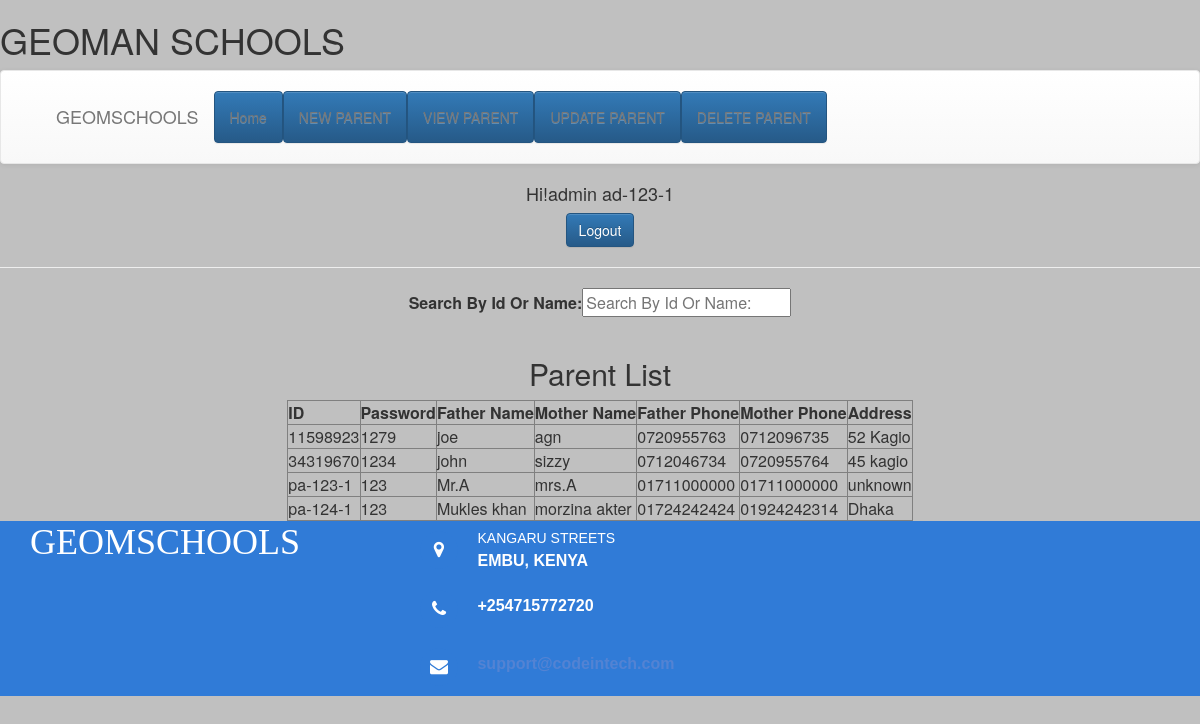
Page /module/admin/viewParent.php (signed in) on the committed database.
### tables this page shows
CREATE TABLE `parents` (
  `id` varchar(20) NOT NULL,
  `password` varchar(20) NOT NULL,
  `studentid` varchar(125) NOT NULL,
  `fathername` varchar(20) NOT NULL,
  `mothername` varchar(20) NOT NULL,
  `fatherphone` varchar(13) NOT NULL,
  `motherphone` varchar(13) NOT NULL,
  `address` varchar(30) NOT NULL
);

### config.php (called while the page is built, shortened)
<?php
function variable_names($name){
	if ($name == 'title') {
		$name = "GEOMAN SCHOOLS";
	}
	return $name;
}
?>

### module/admin/main.php (called while the page is built, shortened)
<?php
include('../../service/mysqlcon.php');
$check=$_SESSION['login_id'];
$session=mysqli_query($con,"SELECT name  FROM admin WHERE id='$check'");
$row=mysqli_fetch_array($session);
$login_session = $loged_user_name = $row['name'];
?>

### module/admin/viewParent.php (the view, shortened to what this page needs)
<?php
include_once('main.php');
include_once('../../service/mysqlcon.php');
include('../../config.php');
$sql = "SELECT * FROM parents;";
$res= mysqli_query($con,$sql);
$string = "";
while($row = mysqli_fetch_array($res)){
    $string .= '<tr><td>'.$row['id'].'</td><td>'.$row['password'].
    '</td><td>'.$row['fathername'].'</td><td>'.$row['mothername'].
    '</td><td>'.$row['fatherphone'].'</td><td>'.$row['motherphone'].
    '</td><td>'.$row['address'].'</td></tr>';
}
?>
<html>
    <head>
            <link rel="stylesheet" type="text/css" href="../../assets/bootstrap/css/bootstrap.min.css">
            <link rel="stylesheet" type="text/css" href="../../source/CSS/style.css">
            <link rel="stylesheet" type="text/css" href="../../assets/css/Footer.css">
            <link rel="stylesheet" type="text/css" href="../../assets/css/Header.css">
            <link rel="stylesheet" type="text/css" href="../../assets/fonts/font-awesome.min.css">
		</head>
    <body style="background-color: silver">
			  <div class="header"><h1><?php echo variable_names('title') ?></h1></div>
			  <nav class="navbar navbar-default custom-header">
        <div class="container-fluid">
           <div class="navbar-header">
                 <a class="navbar-brand" href="#">GEOMSCHOOLS</a>
            </div>
            <div class="collapse navbar-collapse" id="mynavbar">
                <ul class="nav navbar-nav ">
                   <li> <a class ="btn btn-primary" href="index.php">Home</a></li>
                               <li><a class ="btn btn-primary" href="addParent.php">NEW PARENT</a></li>
                               <li> <a class ="btn btn-primary" href="viewParent.php">VIEW PARENT</a></li>
                               <li> <a class ="btn btn-primary" href="updateParent.php">UPDATE PARENT</a></li>
                                <li><a class ="btn btn-primary" href="deleteParent.php">DELETE PARENT</a></li>
                </ul>
            </div>
        </div>
    </nav>
								<div align="center">
								<h4>Hi!admin <?php echo $check." ";?></h4>
								<a class ="btn btn-primary" href="logout.php" onmouseover="changemouseover(this);" onmouseout="changemouseout(this,'<?php echo ucfirst($loged_user_name);?>');"><?php echo "Logout";?></a>
						</div>
			  <hr/>
        <center>
            <table>
                <tr>
                    <td><b>Search By Id Or Name: </b></td>
                    <td><input type="text" name="searchId" placeholder="Search By Id Or Name:" onkeyup="getParent(this.value);"></td>
                </tr>
            </table>
        </center>
        <br/>
        <center><h2>Parent List</h2></center>
        <center>
            <table border="1" id='parentList'>
                <tr>
                    <th>ID</th>
                    <th>Password</th>
                    <th>Father Name</th>
                    <th>Mother Name</th>
                    <th>Father Phone</th>
                    <th>Mother Phone</th>
                    <th>Address</th>
                </tr>
                <?php echo $string;?>
            </table>
        </center>
        <footer><?php include('../../footer.php'); ?></footer>
		</body>
</html>

### assets/css/Footer.css (style rules this page uses)
footer { background-color:#307bd7; width:100%; text-align:left; font:bold 16px sans-serif; bottom:0; color:#fff; }

### assets/css/Header.css (style rules this page uses)
.custom-header { background:#307bd7; padding:20px 40px; box-sizing:border-box; border:0; border-radius:0; }

### rows in the picture
parents: id "11598923", password "1279", fathername "joe", mothername "agn", fatherphone "0720955763", motherphone "0712096735", address "52 Kagio"
parents: id "34319670", password "1234", fathername "john", mothername "sizzy", fatherphone "0712046734", motherphone "0720955764", address "45 kagio"
parents: id "pa-123-1", password "123", fathername "Mr.A", mothername "mrs.A", fatherphone "01711000000", motherphone "01711000000", address "unknown"
parents: id "pa-124-1", password "123", fathername "Mukles khan", mothername "morzina akter", fatherphone "01724242424", motherphone "01924242314", address "Dhaka"

### other values in the picture
variable_names('title') "GEOMAN SCHOOLS"
$check "ad-123-1"
